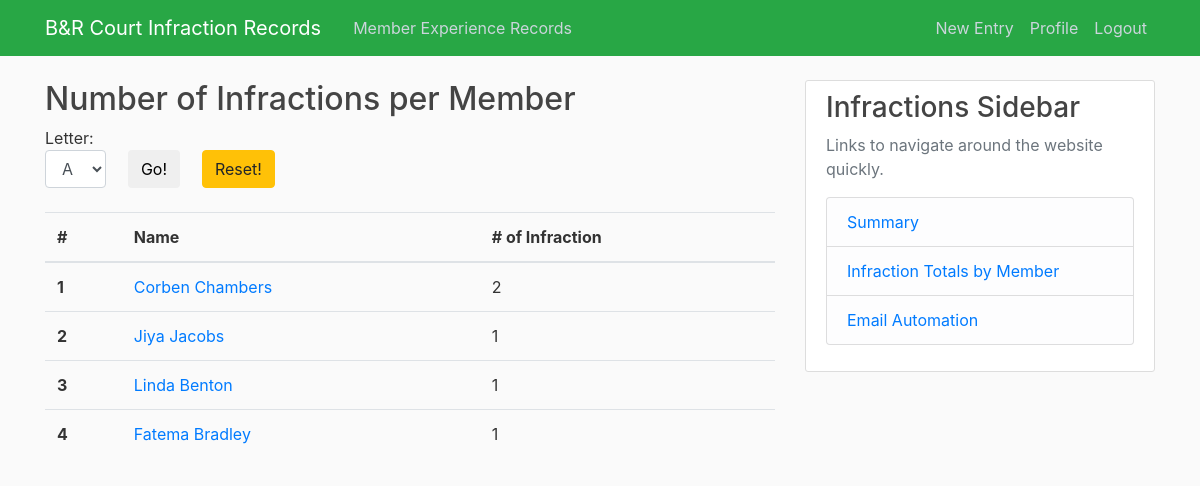
Page /courtinfractions/table/ (signed in) on the committed database.
### courtinfractions/models.py (models this page shows)
class contactInfo(models.Model):
    memberName = models.CharField(max_length=200)
    email = models.CharField(max_length=254)
    def __str__(self):
        return self.memberName

### courtinfractions/views.py (the view)
# urls.py: path('table/', views.CITableView, name='CI-table'),
@login_required
def CITableView(request):
    alphabet_list = ['A', 'B', 'C', 'D', 'E', 'F', 'G', 'H', 'I', 'J', 'K', 'L',
                     'M', 'N', 'O', 'P', 'Q', 'R', 'S', 'T', 'U', 'V', 'X', 'Y', 'Z']
    context = {}
    dict = {}
    if request.method == 'GET':
        print('A name filter has been entered')
        letter = request.GET.get('alphabet')
        if letter is None:
            infractions = courtInf.objects.order_by('-date').all()
        else:
            infractions = courtInf.objects.filter(name__memberName__startswith=letter).order_by('name').all()
    for inf in infractions:
        if inf.name in dict:
            dict[inf.name] += 1
        else:
            dict[inf.name] = 1
    sortedDict = OrderedDict(sorted(dict.items(), key=lambda x: x[1], reverse=True))
    context['table']=sortedDict.items()
    context = {
        'table': sortedDict.items(),
        'alphabet_list': alphabet_list
    }
    return render(request, 'courtinfractions/courtInf_table.html', context)

### courtinfractions/Templates/courtinfractions/courtInf_table.html (shortened to what this page needs)
{% extends 'courtinfractions/base.html' %}
{% block content %}
    <h2>Number of Infractions per Member</h2>
    <div>
        <form class="well contact-form" method='GET'>
            <div style="float:left;">
                Letter:
                <select class="well form-control" name="alphabet">
                    {% for letter in alphabet_list %}
                        <option value="{{ letter }}">{{ letter }}</option>
                    {% endfor %}
                </select>
            </div>
            <div style="float:left; margin-left:3%;">
                <br>
                <button type="submit" class="btn btn-default">Go!</button>
            </div>
            <div style="float:left; margin-left:3%;">
                <br>
                <a href="{% url 'CI-table' %}" class="btn btn-warning">Reset!</a>
            </div>
        </form>
    </div>
    <br>
    <table class="table">
        <thead>
            <tr>
                <th scope="col">#</th>
                <th scope="col">Name</th>
                <th scope="col"># of Infraction</th>
            </tr>
        </thead>
        <tbody>
    {% for key, value in table %}
        <tr>
            <th scope="row">{{ forloop.counter }}{{ endfor }}</th>
            <td><a class="article-content" href="{% url 'CI-member' key.id %}">{{ key }}</a></td>
            <td>{{ value }}</td>
        </tr>
    {% endfor %}
        </tbody>
    </table>
{% endblock content %}

### courtinfractions/static/courtinfractions/main.css (style rules this page uses)
body { background: #fafafa; color: #333333; margin-top: 5rem; }
h1, h2, h3, h4, h5, h6 { color: #444444; }
.article-content { white-space: pre-line; }

### rows in the picture
contactInfo: memberName "Corben Chambers", value "2"
contactInfo: memberName "Jiya Jacobs", value "1"
contactInfo: memberName "Linda Benton", value "1"
contactInfo: memberName "Fatema Bradley", value "1"

### other values in the picture
form field alphabet "A"
